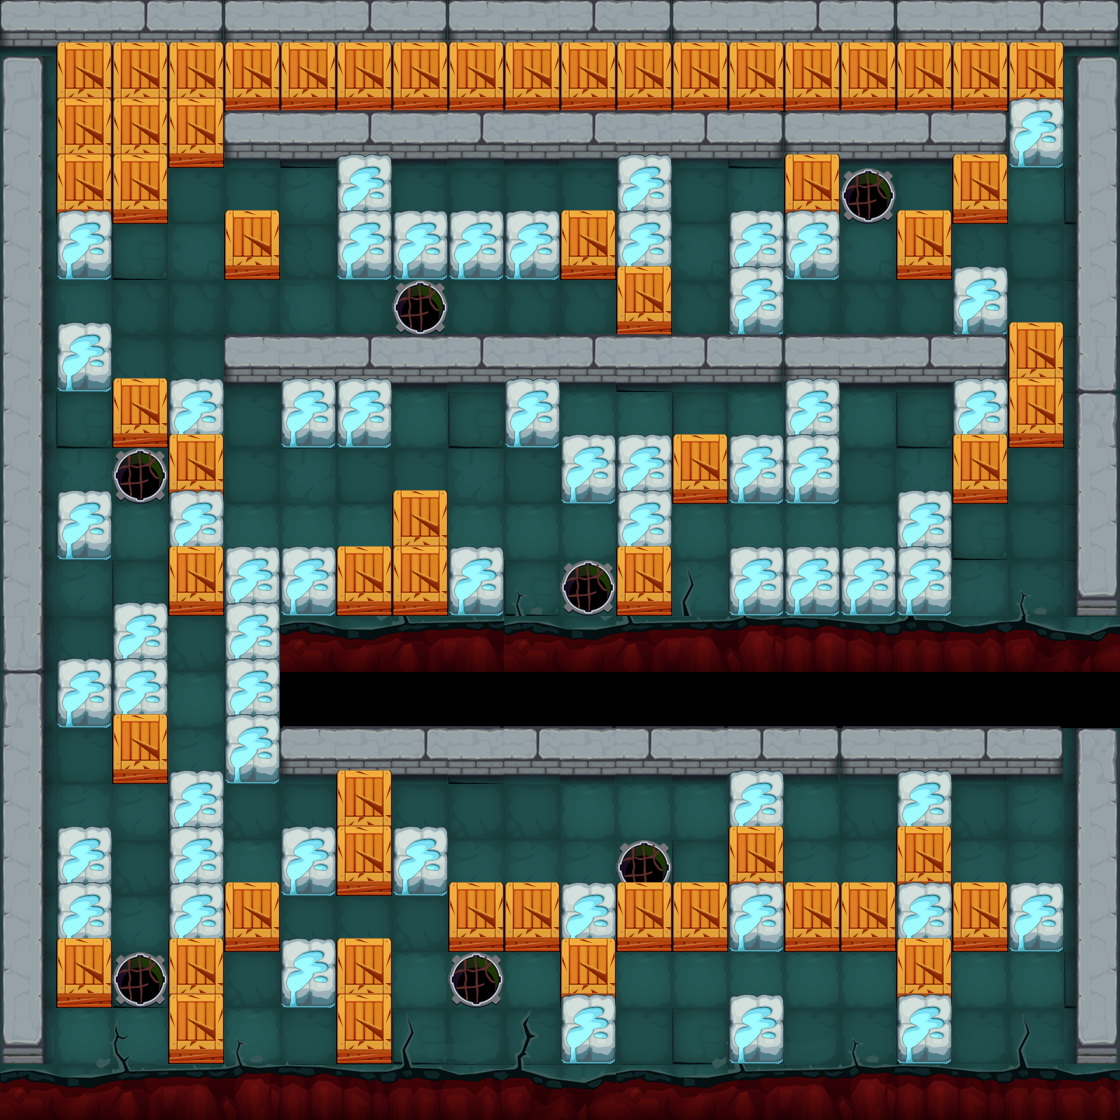

The image is a tile-based game level rendered from a .tmx file. Its description and source (layers, tilesets, objects; grid data summarised) follow:
An orthogonal 20x20 tile map with 56x56 px tiles, 3 tile layers (collidableLayer, backgroundLayer, stoneLayer), 8 tilesets and 35 objects (soldier_pos).

<map version="1.0" orientation="orthogonal" width="20" height="20" tilewidth="56" tileheight="56">
 <tileset firstgid="1" name="tile_ground" tilewidth="56" tileheight="56">
  <image source="图块资源/tile_ground.png" width="112" height="336" />
 </tileset>
 <tileset firstgid="13" name="tile_wall_vert_mid" tilewidth="56" tileheight="56">
  <image source="图块资源/tile_wall_vert_mid.png" width="56" height="224" />
 </tileset>
 <tileset firstgid="17" name="tile_wall_vert_end" tilewidth="56" tileheight="56">
  <image source="图块资源/tile_wall_vert_end.png" width="56" height="336" />
 </tileset>
 <tileset firstgid="23" name="tile_wall_horiz" tilewidth="167" tileheight="58">
  <image source="图块资源/tile_wall_horiz.png" width="334" height="58" />
 </tileset>
 <tileset firstgid="25" name="tile_ground_end" tilewidth="56" tileheight="56">
  <image source="图块资源/tile_ground_end.png" width="637" height="146" />
 </tileset>
 <tileset firstgid="47" name="tile_box" tilewidth="56" tileheight="70">
  <image source="图块资源/tile_box.png" width="112" height="70" />
  <tile id="0">
   <properties>
    <property name="type" value="stone" />
   </properties>
  </tile>
  <tile id="1">
   <properties>
    <property name="type" value="box" />
   </properties>
  </tile>
 </tileset>
 <tileset firstgid="49" name="meta_tiles" tilewidth="56" tileheight="56">
  <image source="图块资源/meta_tiles.png" width="112" height="56" />
  <tile id="0">
   <properties>
    <property name="move" value="false" />
   </properties>
  </tile>
  <tile id="1">
   <properties>
    <property name="move" value="true" />
   </properties>
  </tile>
 </tileset>
 <tileset firstgid="51" name="ground_obstacle" tilewidth="56" tileheight="56">
  <image source="图块资源/ground_obstacle.png" width="56" height="112" />
 </tileset>
 <layer name="collidableLayer" width="20" height="20">
  <data>[400 cells, 385 non-empty, 2 distinct tile ids]</data>
 </layer>
 <layer name="backgroundLayer" width="20" height="20">
  <data>[400 cells, 385 non-empty, 12 distinct tile ids]</data>
 </layer>
 <layer name="stoneLayer" width="20" height="20">
  <data>[400 cells, 242 non-empty, 36 distinct tile ids]</data>
 </layer>
 <objectgroup name="soldierObjects" width="20" height="20">
  <object name="soldier_pos" x="1008" y="224" width="56" height="56" />
 </objectgroup>
 <objectgroup name="enemyObject" width="20" height="20">
  <object x="840" y="280" width="56" height="56">
   <properties>
    <property name="enemyType" value="1" />
   </properties>
  </object>
  <object x="616" y="392" width="56" height="56">
   <properties>
    <property name="enemyType" value="0" />
   </properties>
  </object>
  <object x="112" y="224" width="56" height="56">
   <properties>
    <property name="enemyType" value="1" />
   </properties>
  </object>
  <object x="448" y="280" width="56" height="56">
   <properties>
    <property name="enemyType" value="1" />
   </properties>
  </object>
  <object x="672" y="168" width="56" height="56">
   <properties>
    <property name="enemyType" value="0" />
   </properties>
  </object>
  <object x="168" y="168" width="56" height="56">
   <properties>
    <property name="enemyType" value="2" />
   </properties>
  </object>
  <object x="280" y="504" width="56" height="56">
   <properties>
    <property name="enemyType" value="1" />
   </properties>
  </object>
  <object x="504" y="504" width="56" height="56">
   <properties>
    <property name="enemyType" value="1" />
   </properties>
  </object>
  <object x="840" y="448" width="56" height="56">
   <properties>
    <property name="enemyType" value="1" />
   </properties>
  </object>
  <object x="168" y="672" width="56" height="56">
   <properties>
    <property name="enemyType" value="1" />
   </properties>
  </object>
  <object x="56" y="560" width="56" height="56">
   <properties>
    <property name="enemyType" value="0" />
   </properties>
  </object>
  <object x="112" y="840" width="56" height="56">
   <properties>
    <property name="enemyType" value="2" />
   </properties>
  </object>
  <object x="336" y="896" width="56" height="56">
   <properties>
    <property name="enemyType" value="2" />
   </properties>
  </object>
  <object x="560" y="840" width="56" height="56">
   <properties>
    <property name="enemyType" value="1" />
   </properties>
  </object>
  <object x="672" y="952" width="56" height="56">
   <properties>
    <property name="enemyType" value="0" />
   </properties>
  </object>
  <object x="840" y="840" width="56" height="56">
   <properties>
    <property name="enemyType" value="1" />
   </properties>
  </object>
  <object x="1008" y="840" width="56" height="56">
   <properties>
    <property name="enemyType" value="2" />
   </properties>
  </object>
  <object x="1008" y="952" width="56" height="56">
   <properties>
    <property name="enemyType" value="2" />
   </properties>
  </object>
  <object x="504" y="504" width="56" height="56">
   <properties>
    <property name="enemyType" value="2" />
   </properties>
  </object>
 </objectgroup>
 <objectgroup name="groundObject" width="20" height="20">
  <object x="560" y="560" width="56" height="56">
   <properties>
    <property name="type" value="gas" />
   </properties>
  </object>
  <object x="392" y="280" width="56" height="56">
   <properties>
    <property name="type" value="gas" />
   </properties>
  </object>
  <object x="840" y="168" width="56" height="56">
   <properties>
    <property name="type" value="gas" />
   </properties>
  </object>
  <object x="112" y="448" width="56" height="56">
   <properties>
    <property name="type" value="gas" />
   </properties>
  </object>
  <object x="616" y="840" width="56" height="56">
   <properties>
    <property name="type" value="gas" />
   </properties>
  </object>
  <object x="448" y="952" width="56" height="56">
   <properties>
    <property name="type" value="gas" />
   </properties>
  </object>
  <object x="112" y="952" width="56" height="56">
   <properties>
    <property name="type" value="gas" />
   </properties>
  </object>
  <object x="672" y="168" width="56" height="56">
   <properties>
    <property name="type" value="hand" />
   </properties>
  </object>
  <object x="112" y="336" width="56" height="56">
   <properties>
    <property name="type" value="hand" />
   </properties>
  </object>
  <object x="168" y="728" width="56" height="56">
   <properties>
    <property name="type" value="hand" />
   </properties>
  </object>
  <object x="336" y="896" width="56" height="56">
   <properties>
    <property name="type" value="hand" />
   </properties>
  </object>
  <object x="504" y="448" width="56" height="56">
   <properties>
    <property name="type" value="sg_l" />
   </properties>
  </object>
  <object x="168" y="280" width="56" height="56">
   <properties>
    <property name="type" value="sg_r" />
   </properties>
  </object>
  <object x="560" y="784" width="56" height="56">
   <properties>
    <property name="type" value="sg_l" />
   </properties>
  </object>
  <object x="392" y="952" width="56" height="56">
   <properties>
    <property name="type" value="sg_r" />
   </properties>
  </object>
 </objectgroup>
</map>
